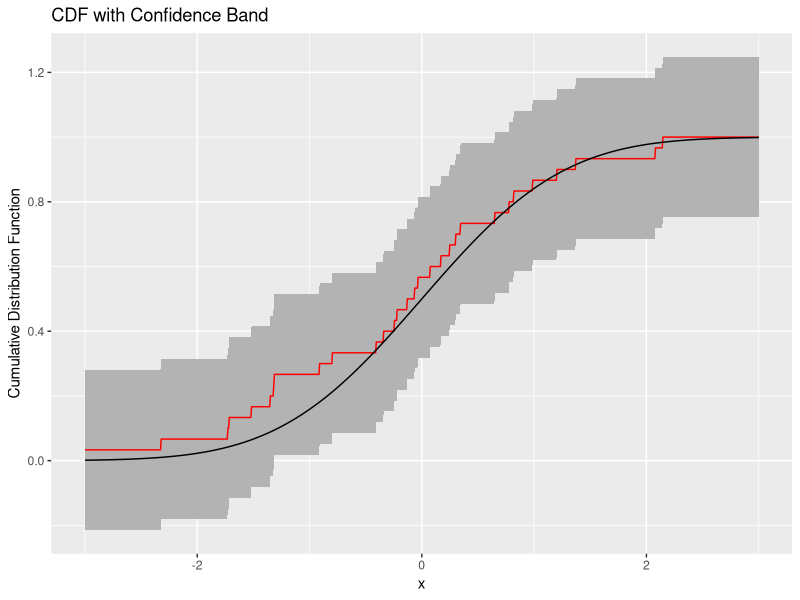
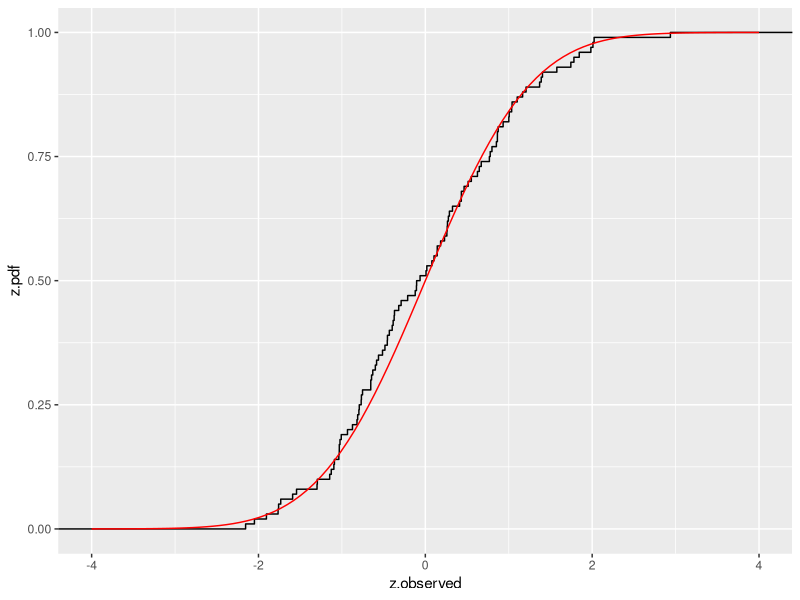

Generate these figures, in order, with R:
## ---- chunk 1
knitr::opts_chunk$set(echo = TRUE)

library(ggplot2)
library(dplyr)
## ---- chunk 2
# True CDF 
x.values <- seq(from=-3, to=3, length.out=1e3)
F.true <- pnorm(x.values)
# Estimated CDF 
n <- 30
sample.values <- rnorm(n)
F.hat <- ecdf(sample.values)(x.values)
df <- data.frame(x.values, F.true, F.hat)
alpha <- 0.05 
conf.band.width <- sqrt(log(2 / alpha) / (2 * n))
# Plot a band around 
ggplot(df, aes(x.values, F.hat)) + 
  geom_ribbon(aes(ymin=F.hat - conf.band.width, 
                  ymax=F.hat + conf.band.width), 
              fill="grey70") + 
  geom_line(col="red") + 
  geom_line(aes(x.values, F.true)) + 
  ylab("Cumulative Distribution Function") + 
  xlab("x") + 
  ggtitle("CDF with Confidence Band") + 
  annotate("text", x=0, y=0.5, label="")
## ---- chunk 3
n <- 1e2
x.values <- seq(from=-4, to=4, length.out=n) %>% sort
df <- data.frame(z.observed = rnorm(n), 
                 x.values, 
                 z.pdf = pnorm(x.values))
ggplot(df) + stat_ecdf(aes(z.observed)) + 
  geom_line(aes(x.values, z.pdf), col="red")
